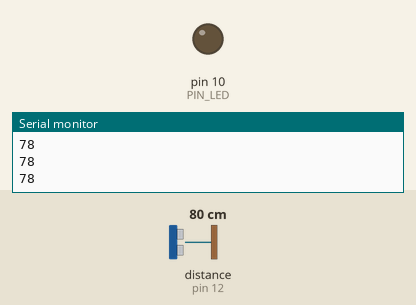
Bench run of a sketch on a simulated Arduino Uno, built with avr-gcc and run on an emulated ATmega328P. Shown: output pins drawn as LEDs (lit = HIGH), the last lines printed to the serial monitor. Wiring (inferred from the names in the program): ultrasonic range finder: trigger pin 11; echo pin 12. The test bench sets the inputs (shaded band); at power-on: distance to the obstacle (sensor on pin 12) 80 cm. The echo pulse lasts 58.3 µs per cm; pins used as bus, display or sensor lines are not drawn.

Above: at 1.2 s.
1.3 s: distance to the obstacle (sensor on pin 12) set to 7 cm
2.8 s: distance to the obstacle (sensor on pin 12) set to 4 cm
At 4.0 s:
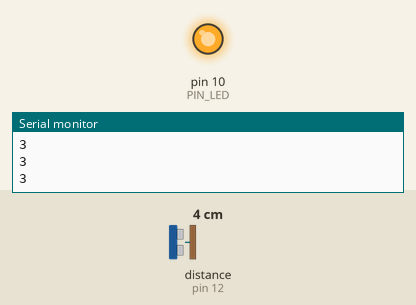
4.3 s: distance to the obstacle (sensor on pin 12) set to 9 cm
At 5.1 s:
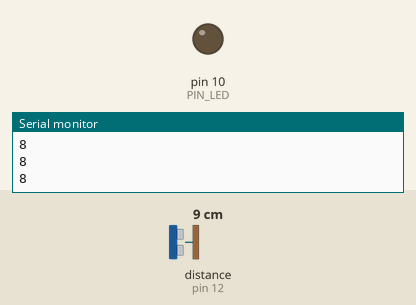
5.8 s: distance to the obstacle (sensor on pin 12) set to 2 cm
At 6.2 s:
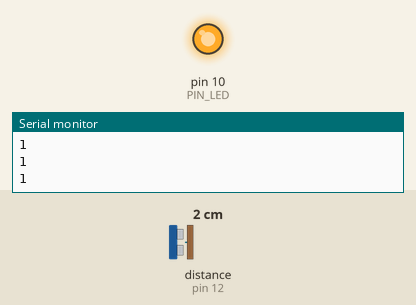
Timing chart, 0 to 8.3 s (numbered marks = the images above; inputs shaded):
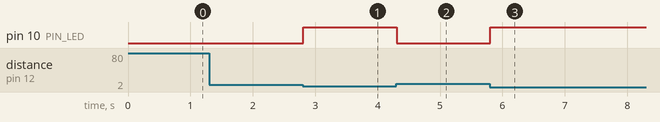

Measured:
- the behaviour switches between 6 and 5 cm on distance to the obstacle (sensor on pin 12) (found by bisection; images 0 and 1)
- after the input at 2.8 s, pin 10 (PIN_LED): LOW → HIGH at once
- after the input at 4.3 s, pin 10 (PIN_LED): HIGH → LOW at once
- after the input at 5.8 s, pin 10 (PIN_LED): LOW → HIGH at once

The sketch:

distance_sensor.ino
```cpp
// ultrasonic distance sensor

#define PIN_LED 10
//# define PIN_POT A5
#define TRIG 11
#define ECHO 12
void setup() {
  pinMode(PIN_LED,OUTPUT);
//  pinMode(PIN_POT, INPUT);
  Serial.begin(9600);
  pinMode(TRIG, OUTPUT);
  pinMode(ECHO, INPUT);

}

void loop() {

  /*digitalWrite(PIN_LED,HIGH);
  delay(250);
  digitalWrite(PIN_LED,LOW);
  delay(250);*/

 /* int value_pot = analogRead(PIN_POT);
  Serial.println(value_pot);
  //analogWrite(PIN_LED, value_pot);

  int mappet_value = map(value_pot, 0, 1023, 0, 255);
  analogWrite(PIN_LED, mappet_value);*/

  digitalWrite(TRIG, LOW);
  delayMicroseconds(2);
  digitalWrite(TRIG, HIGH);
  delayMicroseconds(10);
  digitalWrite(TRIG, LOW);

  int timp = pulseIn(ECHO, HIGH);
  int distanta = timp*0.034/2;
  Serial.println(distanta); // in cm;

  if(distanta < 5)
  digitalWrite(PIN_LED, HIGH);

    else
       digitalWrite(PIN_LED, LOW);

}
```
